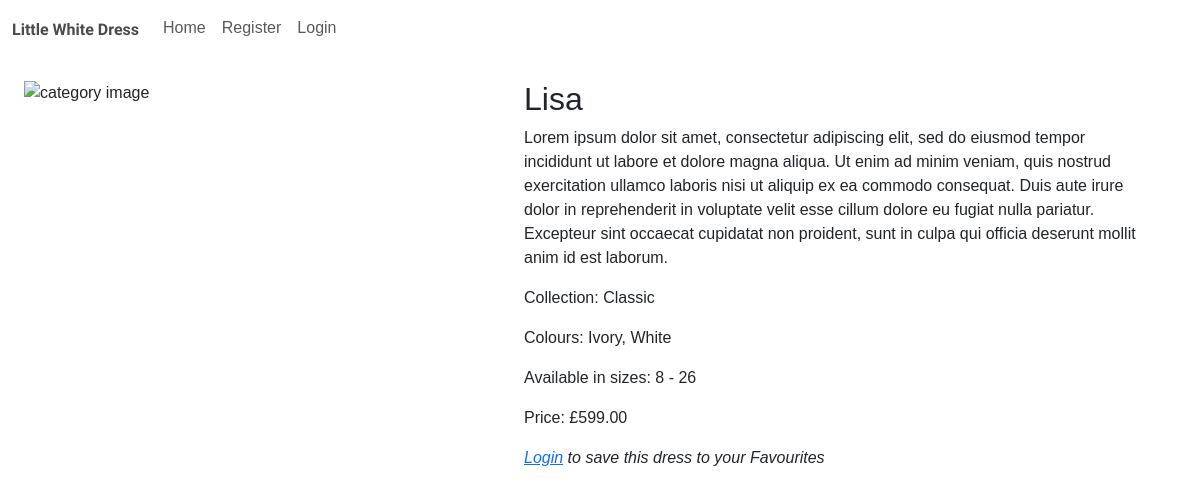
Page /product/11 on the committed database.
### products/models.py (models this page shows, shortened)
class Product(models.Model):
    created_on = models.DateTimeField(auto_now_add=True)
    main_image = CloudinaryField('image', default='placeholder')
    item_name = models.CharField(max_length=50, unique=True)
    slug = models.SlugField(default="", null=False)
    price = models.DecimalField(max_digits=8, decimal_places=2)
    category = models.CharField(max_length=50)
    description = models.TextField(default='placeholder', blank=True, max_length=1000)
    colours = models.TextField(default='Ivory', blank=True, max_length=500)
    sizes_avail = models.TextField(default='Enquire in store', blank=True, max_length=500)
    likes = models.ManyToManyField(User, related_name='fav_products', blank=True)

### products/views.py (the view)
# urls.py: path('product/<int:pk>', views.ProductDetails.as_view(), name='product_details'),
class ProductDetails(generic.DetailView):
    model = Product
    template_name = 'product_details.html'
    def get_context_data(self, *args, **kwargs):
        context = super(ProductDetails, self).get_context_data(*args, **kwargs)
        data = get_object_or_404(Product, id=self.kwargs['pk'])
        liked = False
        if data.likes.filter(id=self.request.user.id).exists():
            liked = True
        context['liked'] = liked
        return context

### products/templates/product_details.html
{% extends 'base.html' %}
{% block content %}
<div class="body-content container-fluid">
    <br>
    <div class="row container-fluid">
        <div class="image-container col-sm">
            <img src=" {{ product.main_image.url }}" alt="category image">
        </div>
        <div class="col-sm">
            <h2>{{ product.item_name }}</h2>
            <p>{{ product.description }}</p>
            <p>Collection: {{ product.category }}</p>
            <p>Colours: {{ product.colours }}</p>
            <p>Available in sizes: {{ product.sizes_avail }}</p>
            <p>Price: £{{ product.price }}</p>
            {% if user.is_authenticated %}
                <form action="{% url 'like_post' product.pk %}" method="POST">
                    {% csrf_token %}
                    {% if liked %}
                        <button type="submit", name="product_id", value="{{ product.id }}", class="btn btn-outline-primary btn-sm">Remove from Favourites</button>
                    {% else %}
                        <button type="submit", name="product_id", value="{{ product.id }}", class="btn btn-outline-danger btn-sm">Add to Favourites</button>
                    {% endif %}
                </form>
            {% else %}
                <p><em><a href="{% url 'login' %}">Login</a> to save this dress to your Favourites</em></p>
            {% endif %}
        </div>
    </div>
</div>
{% endblock %}

### static/css/style.css (style rules this page uses)
body { font-family: "Crimson Text", sans-serif; }
.body-content, .navbar { max-width: 1400px; margin: auto; }
img { width: 100%; height: auto; }
.image-container { max-width: 500px; }

### rows in the picture
Product: item_name "Lisa", description "Lorem ipsum dolor sit amet, consectetur adipiscing elit, sed do eiusmod tempor incididunt ut labore et dolore magna aliqua. Ut enim ad minim veniam, quis nostrud exercitation ullamco laboris nisi ut aliquip ex ea commodo consequat. Duis aute irure dolor in reprehenderit in voluptate velit esse cillum dolore eu fugiat nulla pariatur. Excepteur sint occaecat cupidatat non proident, sunt in culpa qui officia deserunt mollit anim id est laborum.", category "Classic", colours "Ivory, White", sizes_avail "8 - 26", price "599.00"
